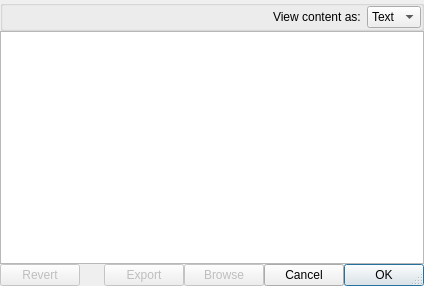
<ui version="4.0" >
 <class>ContentEditor_BASE</class>
 <widget class="QDialog" name="ContentEditor_BASE" >
  <property name="windowModality" >
   <enum>Qt::WindowModal</enum>
  </property>
  <property name="geometry" >
   <rect>
    <x>0</x>
    <y>0</y>
    <width>424</width>
    <height>286</height>
   </rect>
  </property>
  <property name="windowTitle" >
   <string>Content Editor</string>
  </property>
  <property name="sizeGripEnabled" >
   <bool>true</bool>
  </property>
  <layout class="QVBoxLayout" >
   <property name="spacing" >
    <number>0</number>
   </property>
   <property name="leftMargin" >
    <number>0</number>
   </property>
   <property name="topMargin" >
    <number>0</number>
   </property>
   <property name="rightMargin" >
    <number>0</number>
   </property>
   <property name="bottomMargin" >
    <number>0</number>
   </property>
   <item>
    <widget class="QGroupBox" name="groupBox_ViewContentAs" >
     <property name="sizePolicy" >
      <sizepolicy vsizetype="Fixed" hsizetype="Preferred" >
       <horstretch>0</horstretch>
       <verstretch>0</verstretch>
      </sizepolicy>
     </property>
     <property name="flat" >
      <bool>true</bool>
     </property>
     <layout class="QHBoxLayout" >
      <property name="leftMargin" >
       <number>0</number>
      </property>
      <property name="topMargin" >
       <number>0</number>
      </property>
      <property name="rightMargin" >
       <number>0</number>
      </property>
      <property name="bottomMargin" >
       <number>0</number>
      </property>
      <item>
       <spacer>
        <property name="orientation" >
         <enum>Qt::Horizontal</enum>
        </property>
        <property name="sizeHint" >
         <size>
          <width>41</width>
          <height>20</height>
         </size>
        </property>
       </spacer>
      </item>
      <item>
       <widget class="QLabel" name="label_ViewAsType" >
        <property name="text" >
         <string>View content as:</string>
        </property>
        <property name="textFormat" >
         <enum>Qt::PlainText</enum>
        </property>
       </widget>
      </item>
      <item>
       <widget class="QComboBox" name="comboBox_ContentType" >
        <item>
         <property name="text" >
          <string>Text</string>
         </property>
        </item>
        <item>
         <property name="text" >
          <string>Hex</string>
         </property>
        </item>
       </widget>
      </item>
     </layout>
    </widget>
   </item>
   <item>
    <widget class="QTextEdit" name="textEdit" >
     <property name="cursor" stdset="0" >
      <cursorShape>IBeamCursor</cursorShape>
     </property>
     <property name="lineWrapMode" >
      <enum>QTextEdit::WidgetWidth</enum>
     </property>
    </widget>
   </item>
   <item>
    <layout class="QHBoxLayout" >
     <item>
      <widget class="QPushButton" name="pushButton_Revert" >
       <property name="enabled" >
        <bool>false</bool>
       </property>
       <property name="text" >
        <string>Revert</string>
       </property>
      </widget>
     </item>
     <item>
      <spacer>
       <property name="orientation" >
        <enum>Qt::Horizontal</enum>
       </property>
       <property name="sizeHint" >
        <size>
         <width>0</width>
         <height>20</height>
        </size>
       </property>
      </spacer>
     </item>
     <item>
      <widget class="QPushButton" name="pushButton_Export" >
       <property name="enabled" >
        <bool>false</bool>
       </property>
       <property name="text" >
        <string>Export</string>
       </property>
      </widget>
     </item>
     <item>
      <widget class="QPushButton" name="pushButton_Browse" >
       <property name="enabled" >
        <bool>false</bool>
       </property>
       <property name="text" >
        <string>Browse</string>
       </property>
      </widget>
     </item>
     <item>
      <widget class="QPushButton" name="pushButton_Cancel" >
       <property name="text" >
        <string>Cancel</string>
       </property>
      </widget>
     </item>
     <item>
      <widget class="QPushButton" name="pushButton_OK" >
       <property name="text" >
        <string>OK</string>
       </property>
       <property name="default" >
        <bool>true</bool>
       </property>
      </widget>
     </item>
    </layout>
   </item>
  </layout>
 </widget>
 <tabstops>
  <tabstop>textEdit</tabstop>
  <tabstop>comboBox_ContentType</tabstop>
  <tabstop>pushButton_Browse</tabstop>
  <tabstop>pushButton_Cancel</tabstop>
  <tabstop>pushButton_OK</tabstop>
  <tabstop>pushButton_Revert</tabstop>
 </tabstops>
 <resources/>
 <connections>
  <connection>
   <sender>pushButton_OK</sender>
   <signal>clicked()</signal>
   <receiver>ContentEditor_BASE</receiver>
   <slot>accept()</slot>
   <hints>
    <hint type="sourcelabel" >
     <x>354</x>
     <y>251</y>
    </hint>
    <hint type="destinationlabel" >
     <x>197</x>
     <y>133</y>
    </hint>
   </hints>
  </connection>
  <connection>
   <sender>pushButton_Cancel</sender>
   <signal>clicked()</signal>
   <receiver>ContentEditor_BASE</receiver>
   <slot>reject()</slot>
   <hints>
    <hint type="sourcelabel" >
     <x>273</x>
     <y>251</y>
    </hint>
    <hint type="destinationlabel" >
     <x>197</x>
     <y>133</y>
    </hint>
   </hints>
  </connection>
 </connections>
</ui>
